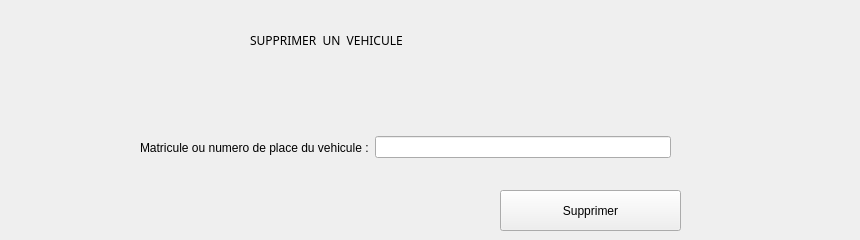
   <widget class="QWidget" name="supprimerVehicule">
    <widget class="QLabel" name="label_39">
     <property name="geometry">
      <rect>
       <x>250</x>
       <y>20</y>
       <width>291</width>
       <height>41</height>
      </rect>
     </property>
     <property name="font">
      <font>
       <family>Kozuka Gothic Pr6N B</family>
      </font>
     </property>
     <property name="text">
      <string>SUPPRIMER  UN  VEHICULE</string>
     </property>
    </widget>
    <widget class="QPushButton" name="supprimer">
     <property name="geometry">
      <rect>
       <x>500</x>
       <y>190</y>
       <width>181</width>
       <height>41</height>
      </rect>
     </property>
     <property name="text">
      <string>Supprimer</string>
     </property>
    </widget>
    <widget class="QLabel" name="label_50">
     <property name="geometry">
      <rect>
       <x>640</x>
       <y>140</y>
       <width>211</width>
       <height>20</height>
      </rect>
     </property>
     <property name="text">
      <string/>
     </property>
    </widget>
    <widget class="QWidget" name="layoutWidget">
     <property name="geometry">
      <rect>
       <x>140</x>
       <y>130</y>
       <width>531</width>
       <height>35</height>
      </rect>
     </property>
     <layout class="QHBoxLayout" name="horizontalLayout_3">
      <item>
       <widget class="QLabel" name="label_40">
        <property name="text">
         <string>Matricule ou numero de place du vehicule :</string>
        </property>
       </widget>
      </item>
      <item>
       <widget class="QLineEdit" name="lineEdit_25"/>
      </item>
     </layout>
    </widget>
   </widget>
